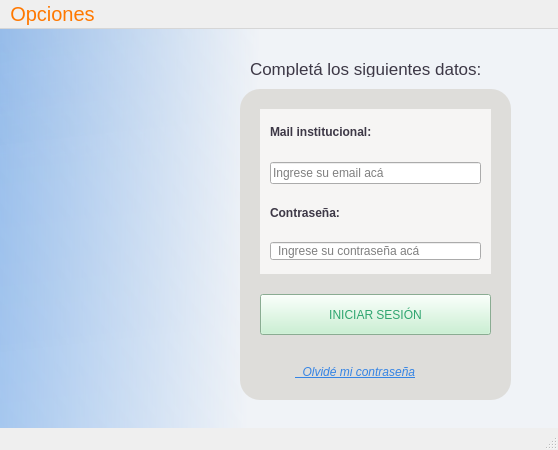
<?xml version="1.0" encoding="UTF-8"?>
<ui version="4.0">
 <class>inicio_de_sesion</class>
 <widget class="QMainWindow" name="inicio_de_sesion">
  <property name="geometry">
   <rect>
    <x>0</x>
    <y>0</y>
    <width>558</width>
    <height>450</height>
   </rect>
  </property>
  <property name="windowTitle">
   <string>MainWindow</string>
  </property>
  <property name="styleSheet">
   <string notr="true"/>
  </property>
  <widget class="QWidget" name="centralwidget">
   <widget class="QLabel" name="label_completardatos">
    <property name="geometry">
     <rect>
      <x>250</x>
      <y>30</y>
      <width>231</width>
      <height>18</height>
     </rect>
    </property>
    <property name="font">
     <font>
      <pointsize>13</pointsize>
     </font>
    </property>
    <property name="text">
     <string>&lt;html&gt;&lt;head/&gt;&lt;body&gt;&lt;p&gt;&lt;span style=&quot; color:#3d3846;&quot;&gt;Completá los siguientes datos:&lt;/span&gt;&lt;/p&gt;&lt;/body&gt;&lt;/html&gt;</string>
    </property>
   </widget>
   <widget class="QLabel" name="fondo_grisoscuro">
    <property name="geometry">
     <rect>
      <x>240</x>
      <y>60</y>
      <width>271</width>
      <height>311</height>
     </rect>
    </property>
    <property name="styleSheet">
     <string notr="true">border-radius: 20px;
background-color: rgb(222, 221, 218);</string>
    </property>
    <property name="text">
     <string/>
    </property>
   </widget>
   <widget class="QWidget" name="verticalLayoutWidget">
    <property name="geometry">
     <rect>
      <x>270</x>
      <y>80</y>
      <width>211</width>
      <height>151</height>
     </rect>
    </property>
    <layout class="QVBoxLayout" name="verticalLayout">
     <item>
      <widget class="QLabel" name="label_mail">
       <property name="font">
        <font>
         <bold>true</bold>
        </font>
       </property>
       <property name="text">
        <string>&lt;html&gt;&lt;head/&gt;&lt;body&gt;&lt;p&gt;&lt;span style=&quot; color:#3d3846;&quot;&gt;Mail institucional:&lt;/span&gt;&lt;/p&gt;&lt;/body&gt;&lt;/html&gt;</string>
       </property>
      </widget>
     </item>
     <item>
      <widget class="QLineEdit" name="lEdit_mail">
       <property name="placeholderText">
        <string>Ingrese su email acá</string>
       </property>
      </widget>
     </item>
     <item>
      <widget class="QLabel" name="label_contrasena">
       <property name="font">
        <font>
         <bold>true</bold>
        </font>
       </property>
       <property name="text">
        <string>&lt;html&gt;&lt;head/&gt;&lt;body&gt;&lt;p&gt;&lt;span style=&quot; color:#3d3846;&quot;&gt;Contraseña:&lt;/span&gt;&lt;/p&gt;&lt;/body&gt;&lt;/html&gt;</string>
       </property>
      </widget>
     </item>
     <item>
      <widget class="QLineEdit" name="lEdit_contrasena">
       <property name="styleSheet">
        <string notr="true">padding-left: 5px;</string>
       </property>
       <property name="text">
        <string/>
       </property>
       <property name="placeholderText">
        <string>Ingrese su contraseña acá</string>
       </property>
      </widget>
     </item>
    </layout>
    <zorder>label_contrasena</zorder>
    <zorder>lEdit_mail</zorder>
    <zorder>label_mail</zorder>
    <zorder>lEdit_contrasena</zorder>
   </widget>
   <widget class="QPushButton" name="btnIniciar">
    <property name="geometry">
     <rect>
      <x>260</x>
      <y>265</y>
      <width>231</width>
      <height>41</height>
     </rect>
    </property>
    <property name="font">
     <font>
      <fontweight>Medium</fontweight>
     </font>
    </property>
    <property name="styleSheet">
     <string notr="true">color: rgb(47, 165, 111);
background-color: rgb(193, 241, 204);</string>
    </property>
    <property name="text">
     <string>INICIAR SESIÓN</string>
    </property>
   </widget>
   <widget class="QPushButton" name="btnOlvide">
    <property name="geometry">
     <rect>
      <x>260</x>
      <y>330</y>
      <width>191</width>
      <height>26</height>
     </rect>
    </property>
    <property name="font">
     <font>
      <italic>true</italic>
      <underline>true</underline>
      <fontweight>Medium</fontweight>
     </font>
    </property>
    <property name="styleSheet">
     <string notr="true">border: 1px;
color: rgb(53, 132, 228);
background-color: qlineargradient(spread:pad, x1:0, y1:0, x2:1, y2:1, stop:0 rgba(0, 0, 0, 0), stop:1 rgba(255, 255, 255, 0));
</string>
    </property>
    <property name="text">
     <string>  Olvidé mi contraseña</string>
    </property>
    <property name="icon">
     <iconset theme="QIcon::ThemeIcon::HelpFaq"/>
    </property>
   </widget>
   <widget class="QLabel" name="fondo_grisclaro">
    <property name="geometry">
     <rect>
      <x>260</x>
      <y>80</y>
      <width>231</width>
      <height>165</height>
     </rect>
    </property>
    <property name="styleSheet">
     <string notr="true">background-color: rgb(246, 245, 244);</string>
    </property>
    <property name="text">
     <string/>
    </property>
   </widget>
   <widget class="QLabel" name="label_4">
    <property name="geometry">
     <rect>
      <x>-80</x>
      <y>0</y>
      <width>391</width>
      <height>451</height>
     </rect>
    </property>
    <property name="text">
     <string/>
    </property>
    <property name="pixmap">
     <pixmap resource="IMAGENES.qrc">:/logos/IMAGENES/green_pattern.png</pixmap>
    </property>
    <property name="scaledContents">
     <bool>true</bool>
    </property>
   </widget>
   <widget class="QLabel" name="label_degrade">
    <property name="geometry">
     <rect>
      <x>-10</x>
      <y>-50</y>
      <width>341</width>
      <height>471</height>
     </rect>
    </property>
    <property name="styleSheet">
     <string notr="true">background-color: qlineargradient(spread:pad, x1:0, y1:0.511364, x2:0.775, y2:0.545455, stop:0 rgba(0, 0, 0, 0), stop:1 rgba(240, 243, 247, 255));</string>
    </property>
    <property name="text">
     <string/>
    </property>
   </widget>
   <widget class="QLabel" name="label_degrade_2">
    <property name="geometry">
     <rect>
      <x>0</x>
      <y>-10</y>
      <width>291</width>
      <height>141</height>
     </rect>
    </property>
    <property name="styleSheet">
     <string notr="true">background-color: qlineargradient(spread:pad, x1:0.465, y1:0.131, x2:0.495, y2:1, stop:0 rgba(240, 243, 247, 255), stop:1 rgba(255, 255, 255, 0));</string>
    </property>
    <property name="text">
     <string/>
    </property>
   </widget>
   <widget class="QLabel" name="label_degrade_3">
    <property name="geometry">
     <rect>
      <x>-10</x>
      <y>0</y>
      <width>291</width>
      <height>411</height>
     </rect>
    </property>
    <property name="styleSheet">
     <string notr="true">background-color: qlineargradient(spread:pad, x1:0.43, y1:0, x2:0.51, y2:1, stop:0 rgba(28, 113, 216, 109), stop:1 rgba(53, 132, 228, 107));</string>
    </property>
    <property name="text">
     <string/>
    </property>
   </widget>
   <widget class="QLabel" name="FONDO_TOTAL">
    <property name="geometry">
     <rect>
      <x>-105</x>
      <y>0</y>
      <width>791</width>
      <height>431</height>
     </rect>
    </property>
    <property name="styleSheet">
     <string notr="true">background-color: rgb(240, 243, 247);</string>
    </property>
    <property name="text">
     <string>TextLabel</string>
    </property>
   </widget>
   <zorder>FONDO_TOTAL</zorder>
   <zorder>label_degrade_2</zorder>
   <zorder>label_4</zorder>
   <zorder>label_degrade_3</zorder>
   <zorder>label_degrade</zorder>
   <zorder>fondo_grisoscuro</zorder>
   <zorder>fondo_grisclaro</zorder>
   <zorder>verticalLayoutWidget</zorder>
   <zorder>label_completardatos</zorder>
   <zorder>btnIniciar</zorder>
   <zorder>btnOlvide</zorder>
  </widget>
  <widget class="QMenuBar" name="menubar">
   <property name="geometry">
    <rect>
     <x>0</x>
     <y>0</y>
     <width>558</width>
     <height>29</height>
    </rect>
   </property>
   <property name="font">
    <font>
     <pointsize>15</pointsize>
     <fontweight>Medium</fontweight>
    </font>
   </property>
   <property name="autoFillBackground">
    <bool>true</bool>
   </property>
   <property name="styleSheet">
    <string notr="true">color: rgb(255, 120, 0);
alternate-background-color: rgb(255, 190, 111);
selection-background-color: rgb(255, 190, 111);
</string>
   </property>
   <widget class="QMenu" name="menuOpciones">
    <property name="geometry">
     <rect>
      <x>315</x>
      <y>157</y>
      <width>170</width>
      <height>114</height>
     </rect>
    </property>
    <property name="font">
     <font>
      <pointsize>13</pointsize>
     </font>
    </property>
    <property name="styleSheet">
     <string notr="true">alternate-background-color: rgb(0, 0, 0);
selection-color: rgb(0, 0, 0);
color: rgb(0, 0, 0);</string>
    </property>
    <property name="title">
     <string>Opciones</string>
    </property>
    <addaction name="actionVolver"/>
    <addaction name="separator"/>
    <addaction name="actionSalir"/>
   </widget>
   <addaction name="menuOpciones"/>
  </widget>
  <widget class="QStatusBar" name="statusbar"/>
  <action name="actionVolver">
   <property name="icon">
    <iconset theme="QIcon::ThemeIcon::EditUndo"/>
   </property>
   <property name="text">
    <string>   Volver</string>
   </property>
  </action>
  <action name="actionSalir">
   <property name="icon">
    <iconset theme="QIcon::ThemeIcon::ApplicationExit"/>
   </property>
   <property name="text">
    <string>   Salir</string>
   </property>
  </action>
 </widget>
 <resources>
  <include location="IMAGENES.qrc"/>
 </resources>
 <connections/>
</ui>
